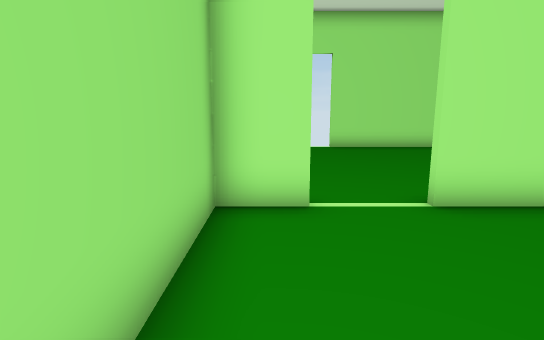
view 1 (above)

16 first-person views from a walk through a Unity game level. The camera is 1.5 m above the floor, tilts 10° down and sees 80° across. The floor is counted in squares, 1 m on a side. Each view is taken from the middle of a square. On the plan, view 1 faces up. The plan holds only what a view shows up to about 15 squares ahead; the rest is blank. Door leaves are left out, so doorways stand open.

view 2
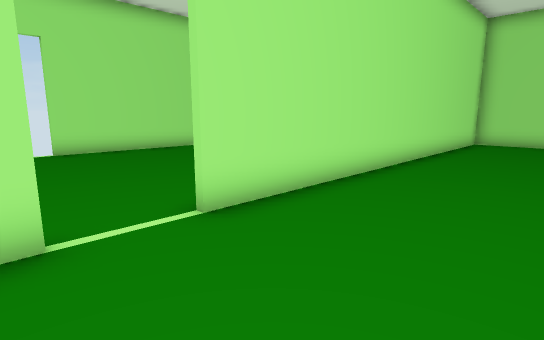

view 3
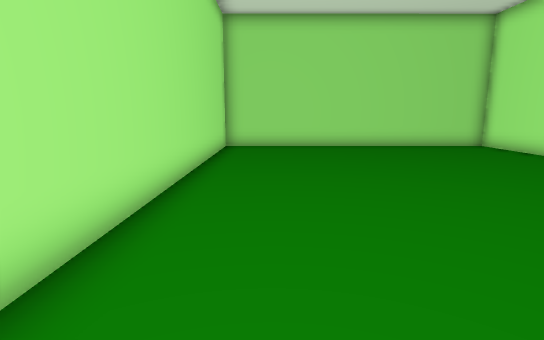

view 4
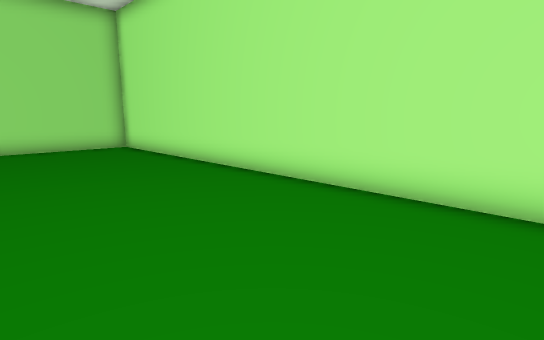

view 5
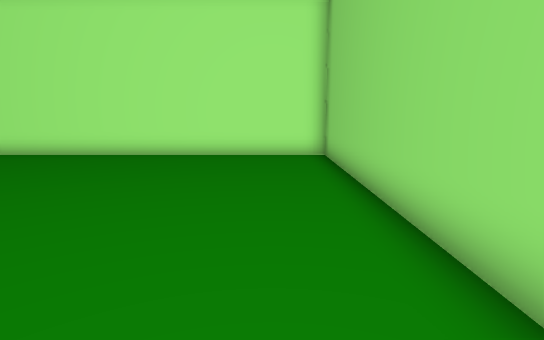

view 6
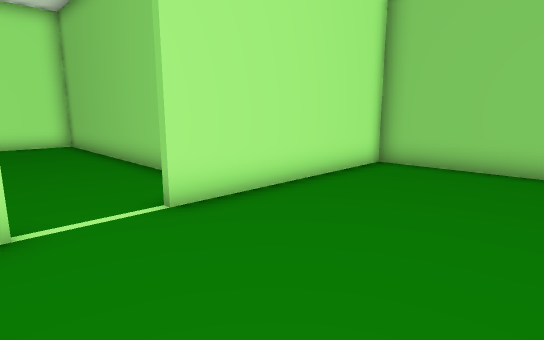

view 7
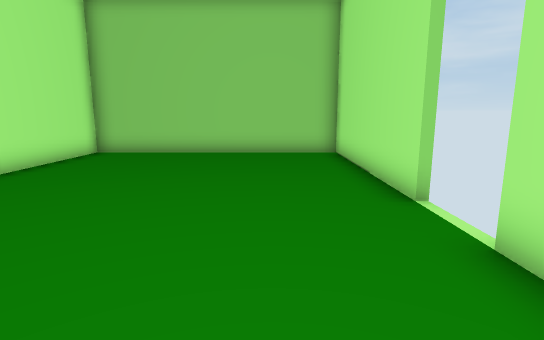

view 8
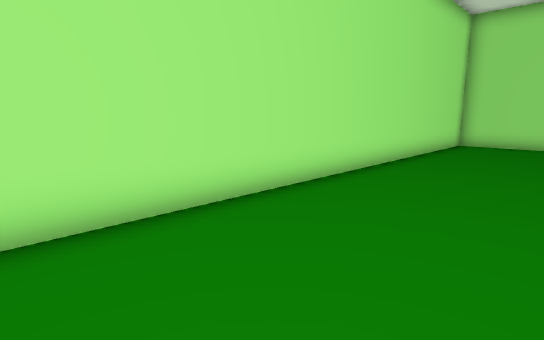

view 9
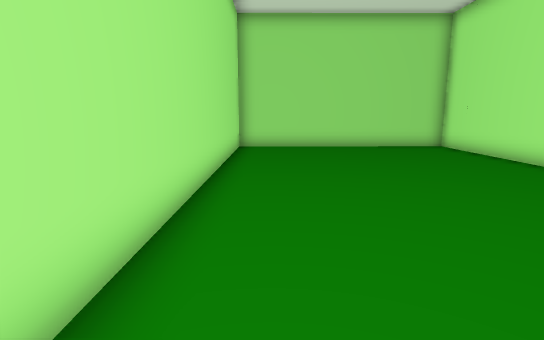

view 10
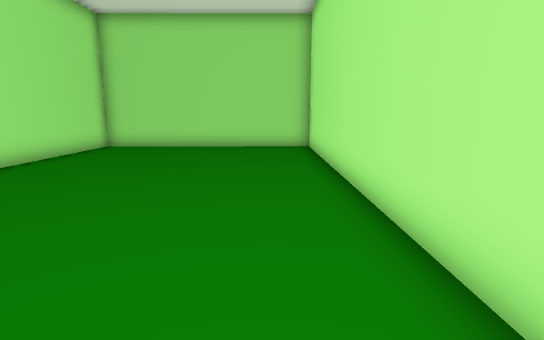

view 11
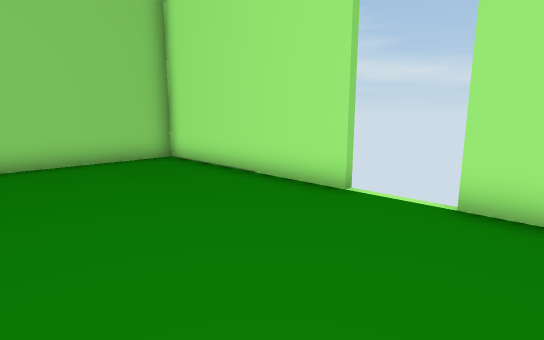

view 12
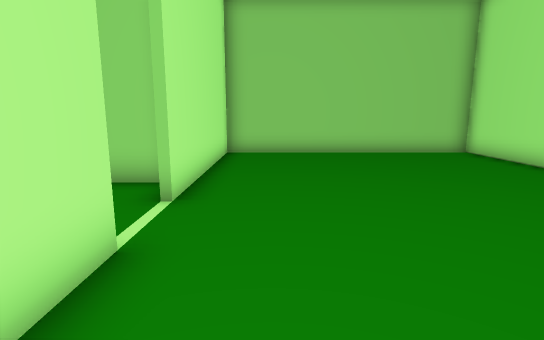

view 13
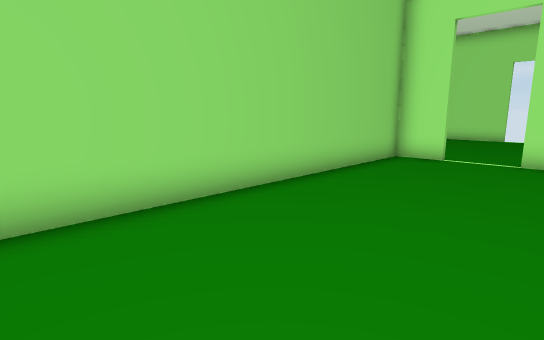

view 14
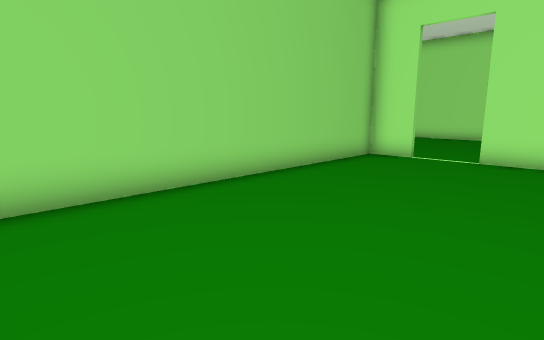

view 15
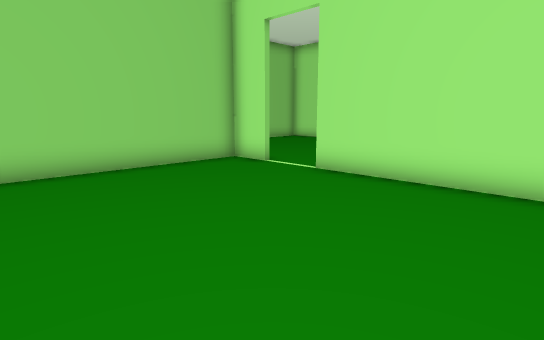

view 16
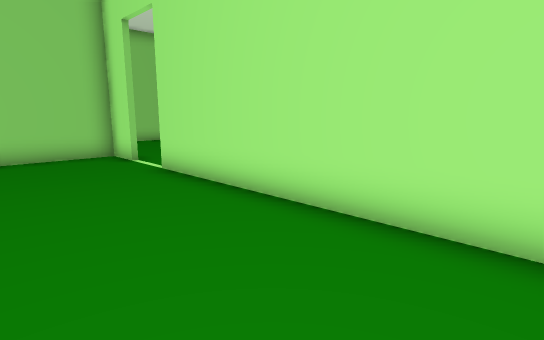

### Floor plan
Points are (right, up) in squares from view 1. A wall is a line through its corners. A room is listed if a view was taken in it or the views show most of it. See-through windows are left out.
Room 1 (views 1, 2, 3, 4, 5, 13, 14, 15, 16)
walls: (0.7, 5.1) (-0.9, 5.1) (-0.9, -6.7) (17.8, -6.6) (17.8, 5.1) (2.6, 5.1)
ways out: opening at (1.5, 5.5) to room 2; open door at (3, 4.5) to room 2
Room 2 (views 6, 7, 8, 9, 10, 11, 12)
walls: (6.7, 5.3) (19.7, 5.3) (19.7, 14.5) (2.5, 14.5); (2.6, 5.3) (4.2, 5.3); (0.6, 14.5) (-6.4, 14.5) (-6.4, 5.3) (0.7, 5.3)
ways out: opening at (1.5, 5.5) to room 1; open door at (3, 4.5) to room 1; open door at (1.5, 15)

Positions as (right, up) in squares from view 1, and headings:
1: (0, 0), facing up
2: (0, 1), facing up-right
3: (3, 3), facing right
4: (3, -1), facing down-right
5: (1, 5), facing down
6: (3, 10), facing down-left
7: (6, 12), facing left
8: (3, 10), facing up-right
9: (5, 13), facing right
10: (5, 7), facing right
11: (4, 9), facing up-left
12: (6, 7), facing left
13: (4, -6), facing up-left
14: (5, -6), facing up-left
15: (8, -2), facing up-left
16: (11, 1), facing up-left
